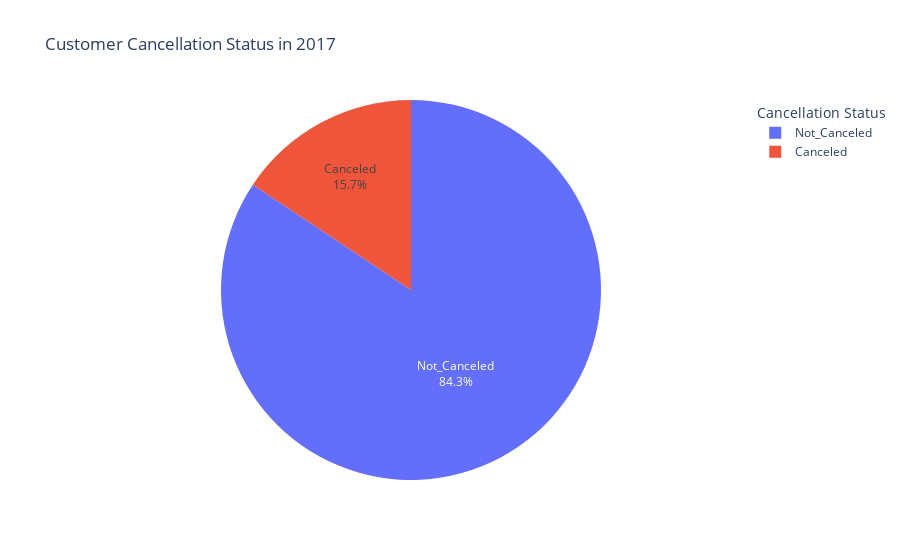
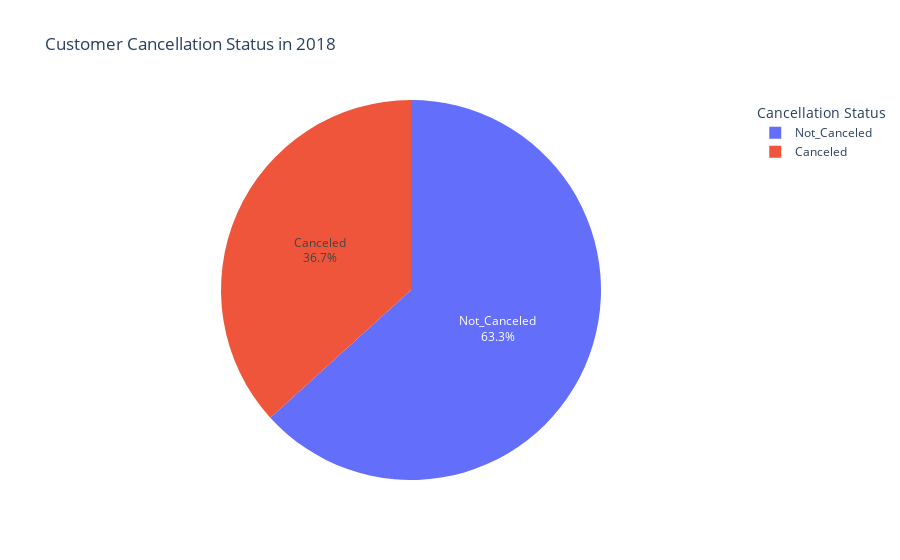

Notebook code cell kept with these figures, in order:
### Code cell
fig2 = px.pie(names=year_cancelations[year_cancelations['arrival_year']==2017]['booking_status'],
             values=year_cancelations[year_cancelations['arrival_year']==2017]['Booking_ID'],
             title='Customer Cancellation Status in 2017')

fig2.update_layout(legend_title_text='Cancellation Status')

fig2.update_traces(textposition='inside', textinfo='percent+label')

fig2.show()

fig3 = px.pie(names=year_cancelations[year_cancelations['arrival_year']==2018]['booking_status'],
             values=year_cancelations[year_cancelations['arrival_year']==2018]['Booking_ID'],
             title='Customer Cancellation Status in 2018')

fig3.update_layout(legend_title_text='Cancellation Status')

fig3.update_traces(textposition='inside', textinfo='percent+label')

fig3.show()

### Figure 1 — Plotly figure (JSON) as saved in the notebook; plotly's stock layout.template omitted (floating-point values rounded to 4 significant figures)
{"data": [{"domain": {"x": [0, 1], "y": [0, 1]}, "hovertemplate": "label=%{label}<br>value=%{value}<extra></extra>", "labels": ["Canceled", "Not_Canceled"], "legendgroup": "", "name": "", "showlegend": true, "textinfo": "percent+label", "textposition": "inside", "type": "pie", "values": [1068, 5756]}], "layout": {"legend": {"title": {"text": "Cancellation Status"}, "tracegroupgap": 0}, "title": {"text": "Customer Cancellation Status in 2017"}}}

### Figure 2 — Plotly figure (JSON) as saved in the notebook; plotly's stock layout.template omitted (floating-point values rounded to 4 significant figures)
{"data": [{"domain": {"x": [0, 1], "y": [0, 1]}, "hovertemplate": "label=%{label}<br>value=%{value}<extra></extra>", "labels": ["Canceled", "Not_Canceled"], "legendgroup": "", "name": "", "showlegend": true, "textinfo": "percent+label", "textposition": "inside", "type": "pie", "values": [10817, 18634]}], "layout": {"legend": {"title": {"text": "Cancellation Status"}, "tracegroupgap": 0}, "title": {"text": "Customer Cancellation Status in 2018"}}}
